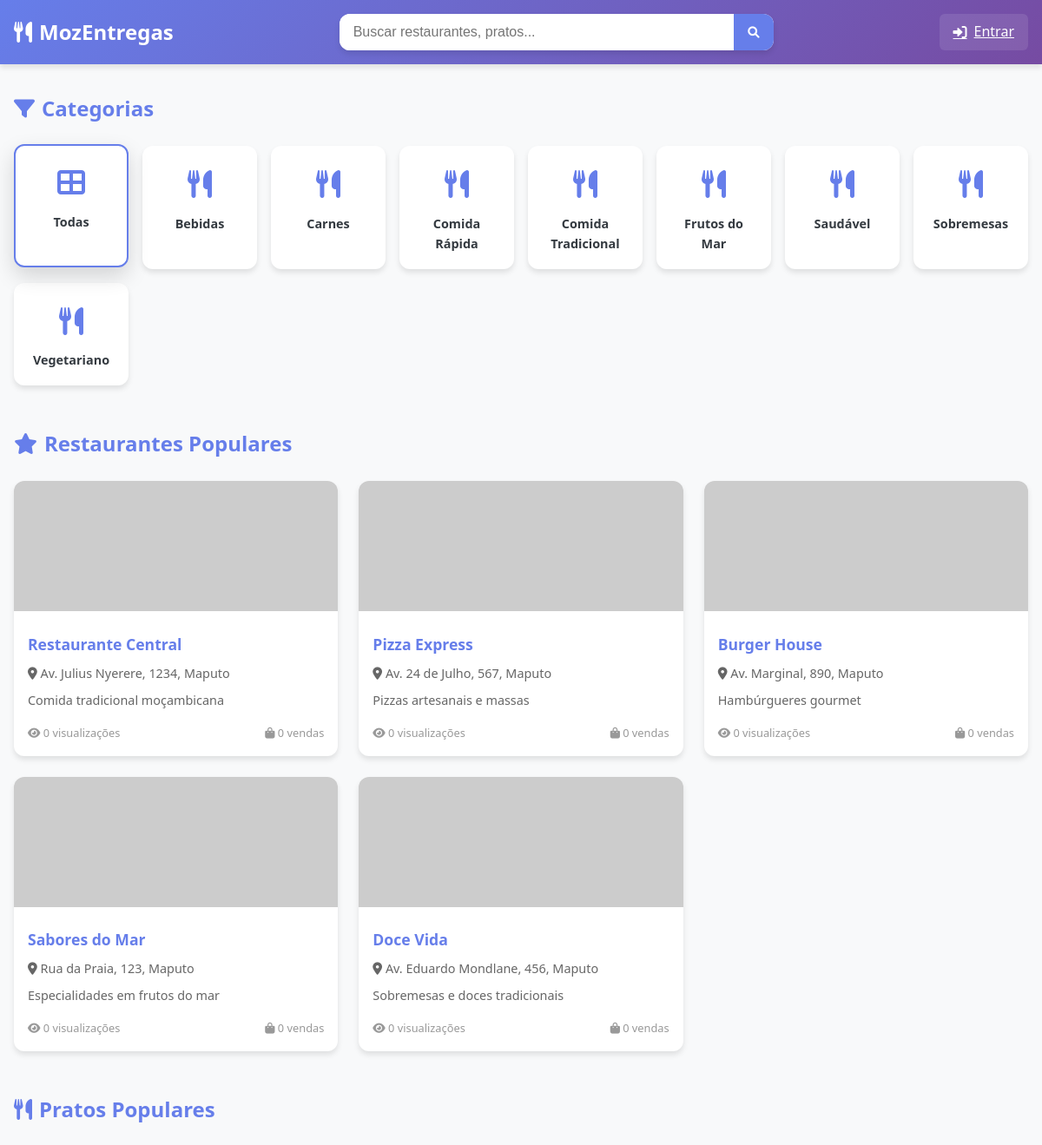
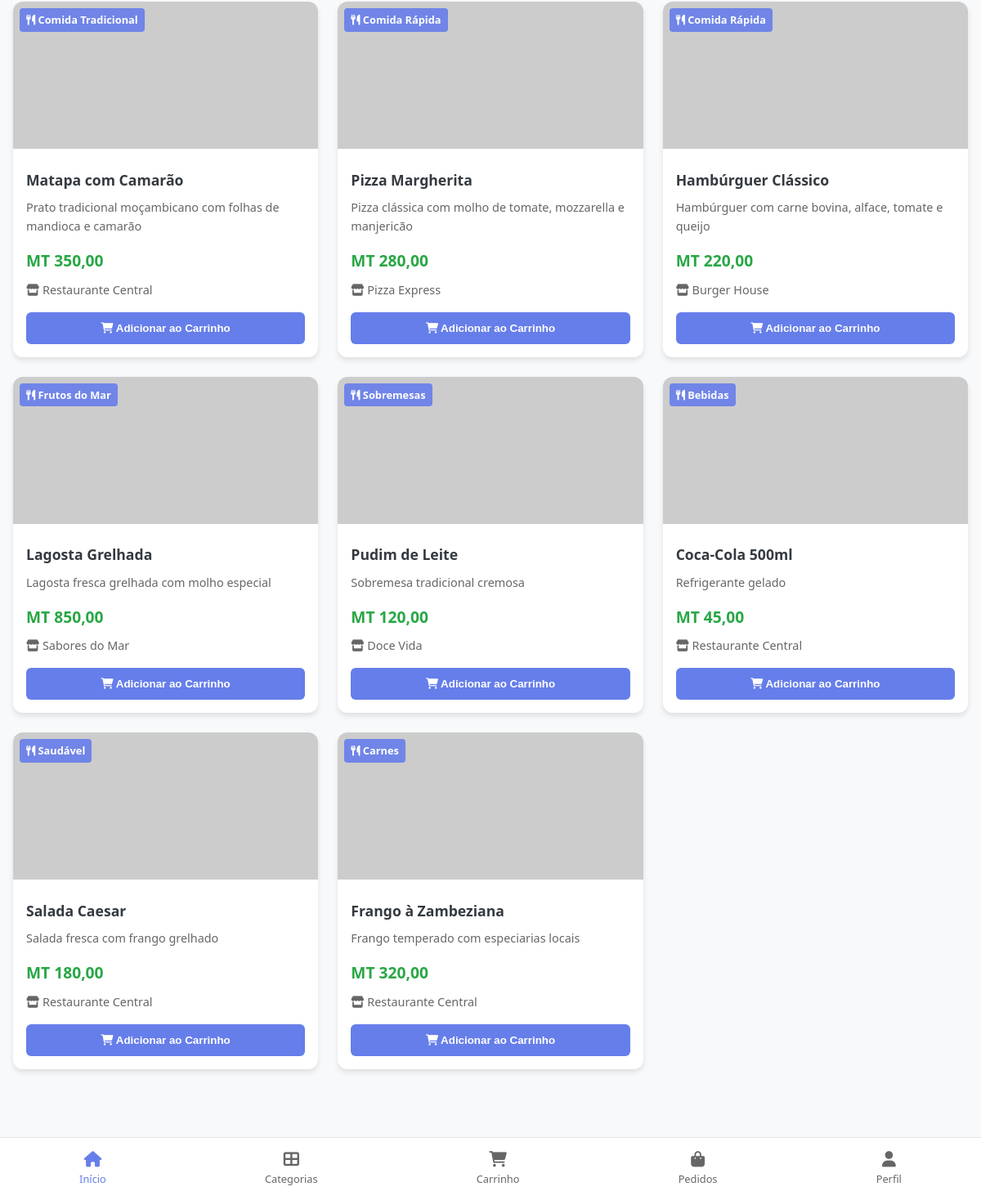
Screenshot of /index_moz.php with the database file from the repository (2 pictures, top to bottom).
### tables this page shows
CREATE TABLE IF NOT EXISTS categorias (
    id INT AUTO_INCREMENT PRIMARY KEY,
    nome VARCHAR(100) NOT NULL UNIQUE,
    descricao TEXT,
    imagem VARCHAR(255),
    icone VARCHAR(50),
    cor VARCHAR(7) DEFAULT '#667eea',  
    ativo BOOLEAN DEFAULT TRUE,
    created_at TIMESTAMP DEFAULT CURRENT_TIMESTAMP,
    updated_at TIMESTAMP DEFAULT CURRENT_TIMESTAMP ON UPDATE CURRENT_TIMESTAMP,
    
     
    INDEX idx_nome (nome),
    INDEX idx_ativo (ativo)
);

CREATE TABLE IF NOT EXISTS lojas (
    id INT AUTO_INCREMENT PRIMARY KEY,
    nome VARCHAR(150) NOT NULL UNIQUE,
    descricao TEXT,
    endereco VARCHAR(255),
    telefone VARCHAR(20),
    email VARCHAR(150),
    imagem VARCHAR(255),
    horario_funcionamento VARCHAR(100),
    cliques INT DEFAULT 0,
    vendas INT DEFAULT 0,
    avaliacao_media DECIMAL(3,2) DEFAULT 0.00,
    ativo BOOLEAN DEFAULT TRUE,
    created_at TIMESTAMP DEFAULT CURRENT_TIMESTAMP,
    updated_at TIMESTAMP DEFAULT CURRENT_TIMESTAMP ON UPDATE CURRENT_TIMESTAMP,
    
     
    INDEX idx_nome (nome),
    INDEX idx_ativo (ativo),
    INDEX idx_avaliacao (avaliacao_media)
);

CREATE TABLE IF NOT EXISTS produtos (
    id INT AUTO_INCREMENT PRIMARY KEY,
    nome VARCHAR(150) NOT NULL,
    descricao TEXT,
    preco DECIMAL(10,2) NOT NULL,
    preco_promocional DECIMAL(10,2) NULL,
    imagem VARCHAR(255),
    loja_id INT NOT NULL,
    categoria_id INT NOT NULL,
    cliques INT DEFAULT 0,
    vendas INT DEFAULT 0,
    estoque INT DEFAULT 0,
    avaliacao_media DECIMAL(3,2) DEFAULT 0.00,
    ativo BOOLEAN DEFAULT TRUE,
    created_at TIMESTAMP DEFAULT CURRENT_TIMESTAMP,
    updated_at TIMESTAMP DEFAULT CURRENT_TIMESTAMP ON UPDATE CURRENT_TIMESTAMP,
    
     
    FOREIGN KEY (loja_id) REFERENCES lojas(id) ON DELETE CASCADE,
    FOREIGN KEY (categoria_id) REFERENCES categorias(id) ON DELETE CASCADE,
    
     
    INDEX idx_nome (nome),
    INDEX idx_loja (loja_id),
    INDEX idx_categoria (categoria_id),
    INDEX idx_preco (preco),
    INDEX idx_ativo (ativo),
    INDEX idx_avaliacao (avaliacao_media)
);

### config_moz.php (called while the page is built, shortened)
<?php
function getCurrentUser() {
    if (!isUserLoggedIn()) {
        return null;
    }
}
function isUserLoggedIn() {
    return isset($_SESSION['user_id']) &&
           isset($_SESSION['logged_in']) &&
           $_SESSION['logged_in'] === true;
}
?>

### index_moz.php (the view, shortened to what this page needs)
<?php
require_once 'config_moz.php';
$currentUser = getCurrentUser();
$search = isset($_GET['search']) ? sanitize($_GET['search']) : '';
$categoria_id = isset($_GET['categoria']) ? (int)$_GET['categoria'] : 0;
$loja_id = isset($_GET['loja']) ? (int)$_GET['loja'] : 0;
try {
    $pdo = getConnection();
    $stmt = $pdo->query("SELECT * FROM categorias WHERE ativo = 1 ORDER BY nome");
    $categorias = $stmt->fetchAll();
    $whereConditions = ['p.ativo = 1', 'l.ativo = 1'];
    $params = [];
    $whereClause = 'WHERE ' . implode(' AND ', $whereConditions);
    $sql = "SELECT p.*, l.nome as loja_nome, c.nome as categoria_nome, c.icone as categoria_icone
            FROM produtos p
            INNER JOIN lojas l ON p.loja_id = l.id
            INNER JOIN categorias c ON p.categoria_id = c.id
            $whereClause
            ORDER BY p.cliques DESC, p.vendas DESC, p.created_at DESC
            LIMIT 50";
    $stmt = $pdo->prepare($sql);
    $stmt->execute($params);
    $produtos = $stmt->fetchAll();
    $stmt = $pdo->query("
        SELECT * FROM lojas
        WHERE ativo = 1
        ORDER BY cliques DESC, vendas DESC
        LIMIT 8
    ");
    $lojas_populares = $stmt->fetchAll();
} catch(PDOException $e) {
    logSystemError('Database error in index: ' . $e->getMessage());
    $error = "Erro ao carregar dados. Tente novamente mais tarde.";
}
?>
<!DOCTYPE html>
<html lang="pt">
<head>
    <link rel="stylesheet" href="https://cdnjs.cloudflare.com/ajax/libs/font-awesome/6.0.0/css/all.min.css">
</head>
<body>
    <header class="header">
        <div class="header-content">
            <a href="index_moz.php" class="logo">
                <i class="fas fa-utensils"></i>
                MozEntregas
            </a>
            <div class="search-container" id="searchContainer">
                <form class="search-form" method="GET" action="index_moz.php">
                    <input type="text"
                           name="search"
                           class="search-input"
                           placeholder="Buscar restaurantes, pratos..."
                           value="<?= htmlspecialchars($search) ?>">
                    <button type="submit" class="search-btn">
                        <i class="fas fa-search"></i>
                    </button>
                </form>
            </div>
            <div class="user-menu">
                <?php if ($currentUser): ?>
                    <button class="user-btn" onclick="toggleUserDropdown()">
                        <i class="fas fa-user"></i>
                        <?= htmlspecialchars($currentUser['nome']) ?>
                        <i class="fas fa-chevron-down"></i>
                    </button>
                    <div class="user-dropdown" id="userDropdown">
                        <a href="perfil_moz.php" class="dropdown-item">
                            <i class="fas fa-user"></i> Meu Perfil
                        </a>
                        <a href="pedidos_moz.php" class="dropdown-item">
                            <i class="fas fa-shopping-bag"></i> Meus Pedidos
                        </a>
                        <a href="favoritos_moz.php" class="dropdown-item">
                            <i class="fas fa-heart"></i> Favoritos
                        </a>
                        <a href="auth/logout.php" class="dropdown-item">
                            <i class="fas fa-sign-out-alt"></i> Sair
                        </a>
                    </div>
                <?php else: ?>
                    <a href="login.php" class="user-btn">
                        <i class="fas fa-sign-in-alt"></i>
                        Entrar
                    </a>
                <?php endif; ?>
            </div>
        </div>
    </header>
    <main class="main-content">
        <section class="categories-section">
            <h2 class="section-title">
                <i class="fas fa-filter"></i> Categorias
            </h2>
            <div class="categories-grid">
                <a href="index_moz.php" class="category-card <?= !$categoria_id ? 'active' : '' ?>">
                    <div class="category-icon"><i class="fas fa-th-large"></i></div>
                    <div class="category-name">Todas</div>
                </a>
                <?php foreach ($categorias as $categoria): ?>
                    <a href="index_moz.php?categoria=<?= $categoria['id'] ?><?= $search ? '&search=' . urlencode($search) : '' ?>"
                       class="category-card <?= $categoria_id == $categoria['id'] ? 'active' : '' ?>">
                        <div class="category-icon">
                            <i class="<?= $categoria['icone'] ?: 'fas fa-utensils' ?>"></i>
                        </div>
                        <div class="category-name"><?= htmlspecialchars($categoria['nome']) ?></div>
                    </a>
                <?php endforeach; ?>
            </div>
        </section>
        <?php if (!$search && !$categoria_id && !$loja_id): ?>
            <section class="stores-section">
                <h2 class="section-title">
                    <i class="fas fa-star"></i> Restaurantes Populares
                </h2>
                <div class="stores-grid">
                    <?php foreach ($lojas_populares as $loja): ?>
                        <div class="store-card" onclick="viewStore(<?= $loja['id'] ?>)">
                            <img src="<?= $loja['imagem'] ? 'uploads/' . $loja['imagem'] : 'https://via.placeholder.com/300x150?text=Restaurante' ?>"
                                 alt="<?= htmlspecialchars($loja['nome']) ?>"
                                 class="store-image">
                            <div class="store-info">
                                <h3 class="store-name"><?= htmlspecialchars($loja['nome']) ?></h3>
                                <p class="store-location">
                                    <i class="fas fa-map-marker-alt"></i>
                                    <?= htmlspecialchars($loja['endereco']) ?>
                                </p>
                                <p class="store-description"><?= htmlspecialchars($loja['descricao']) ?></p>
                                <div class="store-stats">
                                    <span><i class="fas fa-eye"></i> <?= $loja['cliques'] ?> visualizações</span>
                                    <span><i class="fas fa-shopping-bag"></i> <?= $loja['vendas'] ?> vendas</span>
                                </div>
                            </div>
                        </div>
                    <?php endforeach; ?>
                </div>
            </section>
        <?php endif; ?>
        <section class="products-section">
            <h2 class="section-title">
                <i class="fas fa-utensils"></i>
                <?php if ($search): ?>
                    Resultados para "<?= htmlspecialchars($search) ?>"
                <?php elseif ($loja_id): ?>
                    Produtos da Loja
                <?php else: ?>
                    Pratos Populares
                <?php endif; ?>
            </h2>
            <?php if (empty($produtos)): ?>
                <div class="empty-state">
                    <i class="fas fa-search"></i>
                    <h3>Nenhum produto encontrado</h3>
                    <p>Tente buscar por outros termos ou explore nossas categorias.</p>
                </div>
            <?php else: ?>
                <div class="products-grid">
                    <?php foreach ($produtos as $produto): ?>
                        <div class="product-card">
                            <img src="<?= $produto['imagem'] ? 'uploads/' . $produto['imagem'] : 'https://via.placeholder.com/250x180?text=Produto' ?>"
                                 alt="<?= htmlspecialchars($produto['nome']) ?>"
                                 class="product-image">
                            <div class="product-category">
                                <i class="<?= $produto['categoria_icone'] ?: 'fas fa-utensils' ?>"></i>
                                <?= htmlspecialchars($produto['categoria_nome']) ?>
                            </div>
                            <div class="product-info">
                                <h3 class="product-name"><?= htmlspecialchars($produto['nome']) ?></h3>
                                <p class="product-description"><?= htmlspecialchars($produto['descricao']) ?></p>
                                <div class="product-price">MT <?= number_format($produto['preco'], 2, ',', '.') ?></div>
                                <div class="product-store">
                                    <i class="fas fa-store"></i> <?= htmlspecialchars($produto['loja_nome']) ?>
                                </div>
                                <button class="add-to-cart-btn" onclick="addToCart(<?= $produto['id'] ?>)">
                                    <i class="fas fa-shopping-cart"></i> Adicionar ao Carrinho
                                </button>
                            </div>
                        </div>
                    <?php endforeach; ?>
                </div>
            <?php endif; ?>
        </section>
    </main>
    <nav class="bottom-nav">
        <a href="index_moz.php" class="nav-item active">
            <i class="fas fa-home"></i>
            <span>Início</span>
        </a>
        <a href="categorias_moz.php" class="nav-item">
            <i class="fas fa-th-large"></i>
            <span>Categorias</span>
        </a>
        <a href="carrinho_moz.php" class="nav-item">
            <i class="fas fa-shopping-cart"></i>
            <span>Carrinho</span>
        </a>
        <a href="pedidos_moz.php" class="nav-item">
            <i class="fas fa-shopping-bag"></i>
            <span>Pedidos</span>
        </a>
        <a href="<?= $currentUser ? 'perfil_moz.php' : 'login.php' ?>" class="nav-item">
            <i class="fas fa-user"></i>
            <span>Perfil</span>
        </a>
    </nav>
</body>
</html>

### rows the page displays
categorias: nome "Bebidas"
categorias: nome "Carnes"
categorias: nome "Comida Rápida"
categorias: nome "Comida Tradicional"
categorias: nome "Frutos do Mar"
categorias: nome "Saudável"
categorias: nome "Sobremesas"
categorias: nome "Vegetariano"
lojas: nome "Restaurante Central", endereco "Av. Julius Nyerere, 1234, Maputo", descricao "Comida tradicional moçambicana", cliques "0", vendas "0"
lojas: nome "Pizza Express", endereco "Av. 24 de Julho, 567, Maputo", descricao "Pizzas artesanais e massas", cliques "0", vendas "0"
lojas: nome "Burger House", endereco "Av. Marginal, 890, Maputo", descricao "Hambúrgueres gourmet", cliques "0", vendas "0"
lojas: nome "Sabores do Mar", endereco "Rua da Praia, 123, Maputo", descricao "Especialidades em frutos do mar", cliques "0", vendas "0"
lojas: nome "Doce Vida", endereco "Av. Eduardo Mondlane, 456, Maputo", descricao "Sobremesas e doces tradicionais", cliques "0", vendas "0"
produtos: categoria.nome "Comida Tradicional", nome "Matapa com Camarão", descricao "Prato tradicional moçambicano com folhas de mandioca e camarão", preco "350,00", loja.nome "Restaurante Central"
produtos: categoria.nome "Comida Rápida", nome "Pizza Margherita", descricao "Pizza clássica com molho de tomate, mozzarella e manjericão", preco "280,00", loja.nome "Pizza Express"
produtos: categoria.nome "Comida Rápida", nome "Hambúrguer Clássico", descricao "Hambúrguer com carne bovina, alface, tomate e queijo", preco "220,00", loja.nome "Burger House"
produtos: categoria.nome "Frutos do Mar", nome "Lagosta Grelhada", descricao "Lagosta fresca grelhada com molho especial", preco "850,00", loja.nome "Sabores do Mar"
produtos: categoria.nome "Sobremesas", nome "Pudim de Leite", descricao "Sobremesa tradicional cremosa", preco "120,00", loja.nome "Doce Vida"
produtos: categoria.nome "Bebidas", nome "Coca-Cola 500ml", descricao "Refrigerante gelado", preco "45,00", loja.nome "Restaurante Central"
produtos: categoria.nome "Saudável", nome "Salada Caesar", descricao "Salada fresca com frango grelhado", preco "180,00", loja.nome "Restaurante Central"
produtos: categoria.nome "Carnes", nome "Frango à Zambeziana", descricao "Frango temperado com especiarias locais", preco "320,00", loja.nome "Restaurante Central"
